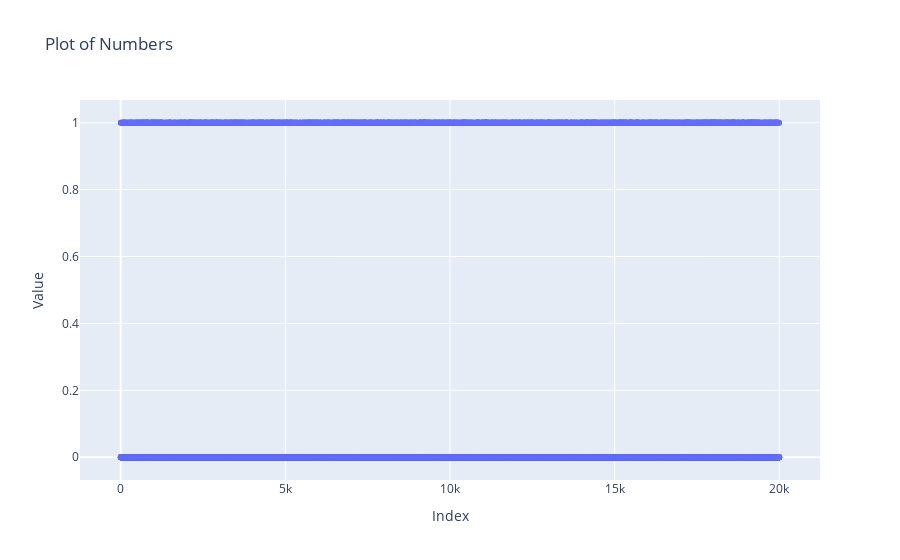

Notebook source saved alongside this figure:
### Code cell
import plotly.graph_objects as go

# Example list of numbers

# Create the plot
fig = go.Figure(data=go.Scatter(y=Prediction, mode='markers'))

# Customize the layout
fig.update_layout(
    title='Plot of Numbers',
    xaxis_title='Index',
    yaxis_title='Value',
)

# Show the plot
fig.show()

### Figure 1 — Plotly figure (JSON) as saved in the notebook; plotly's stock layout.template omitted (floating-point values rounded to 4 significant figures; data arrays with more than 128 entries replaced by an {"elided": "..."} marker saying what was removed)
{"data": [{"mode": "markers", "type": "scatter", "y": {"elided": "20000 int values"}}], "layout": {"title": {"text": "Plot of Numbers"}, "xaxis": {"title": {"text": "Index"}}, "yaxis": {"title": {"text": "Value"}}}}
